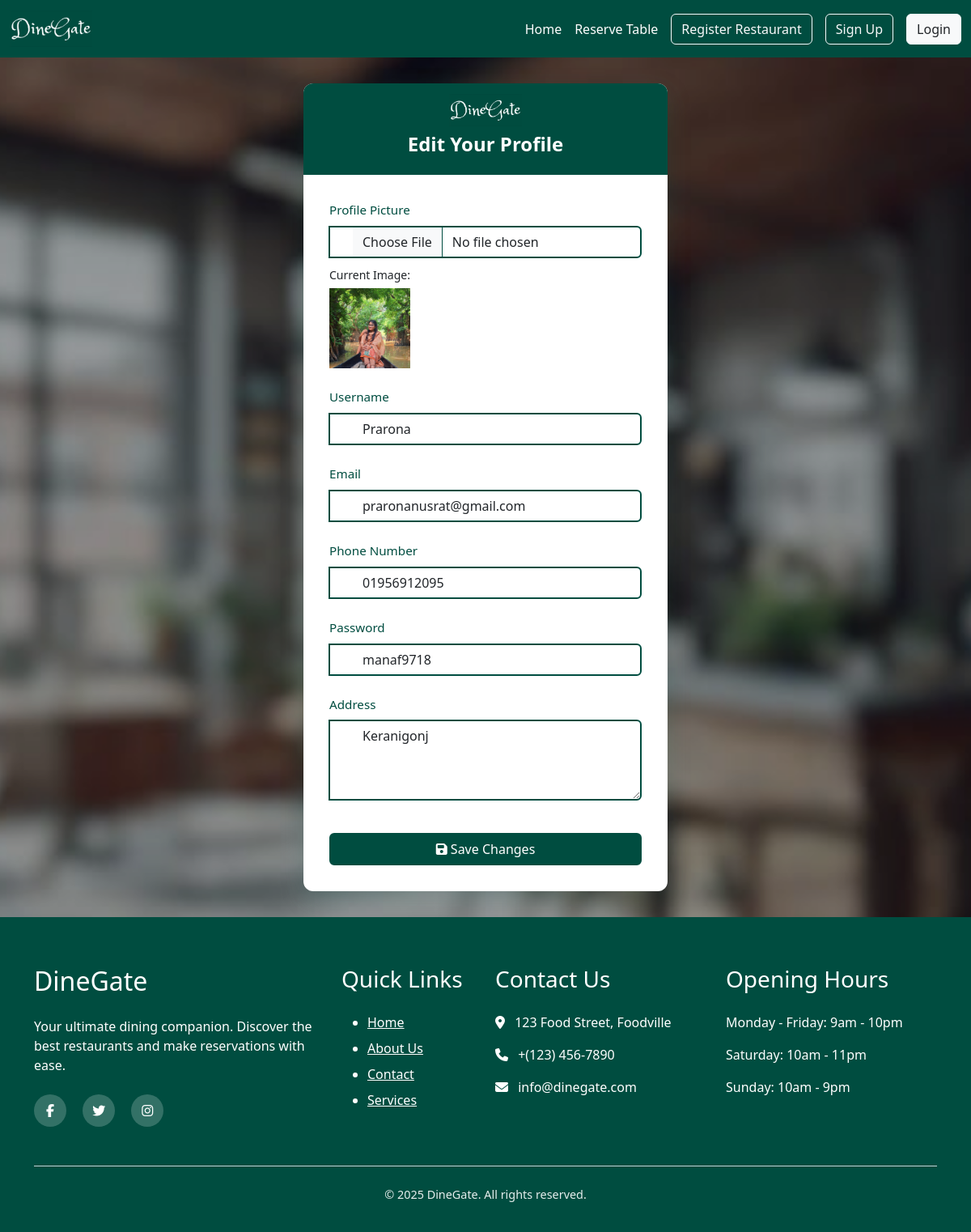
The page /edit_customer_profile/4/ on the database its author committed.
### account/models.py (models this page shows, shortened)
class CustomerUser(models.Model):
    user_name=models.CharField(max_length=100)
    user_email=models.EmailField(max_length=100,blank=True,null=True)
    user_contact_number=models.CharField(max_length=15,blank=True,null=True)
    user_address=models.CharField(max_length=200,blank=True,null=True)
    user_image=models.ImageField(blank=True,null=True)
    user_password=models.CharField(max_length=200,blank=True,null=True)
    role = models.CharField(max_length=20, default='customer')

### account/views.py (the view)
# urls.py: path('edit_customer_profile/<int:user_id>/', a_views.edit_customer_profile, name='edit_customer_profile'),
def edit_customer_profile(request, user_id):
    customer = CustomerUser.objects.get(pk=user_id)
    if request.method == "POST":
        form = CustomerEditForm(request.POST, request.FILES, instance=customer)
        if form.is_valid():
            form.save()
            return redirect('Customer_profile',id=customer.id)  # Redirect to profile page
    else:
        form = CustomerEditForm(instance=customer)
    return render(request, 'account/edit_customer_profile.html', {'form': form})

### account/forms.py
class CustomerEditForm(forms.ModelForm):
    class Meta:
        model = CustomerUser
        fields = ["user_name", "user_email", "user_contact_number", "user_address", "user_image","user_password"]

### account/context_processors.py (called while the page is built)
def user_role(request):
    user = None
    role = None
    if request.session.get('user_id'):
        try:
            user = CustomerUser.objects.get(id=request.session['user_id'])
            role = 'customer'
        except CustomerUser.DoesNotExist:
            pass
    elif request.session.get('restaurant_id'):
        try:
            user = Restaurant.objects.get(id=request.session['restaurant_id'])
            role = 'restaurant'
        except Restaurant.DoesNotExist:
            pass
    return {
        'logged_user': user,
        'logged_role': role,
    }

### template/account/edit_customer_profile.html (shortened to what this page needs)
{% extends 'base.html' %}
{% load static %}
{% block content %}
<div class="login-wrapper" style="
    background: linear-gradient(rgba(0, 0, 0, 0.3), rgba(0, 0, 0, 0.3)),
                url('{% static 'images/back2.jpg' %}') no-repeat center center fixed;
    background-size: cover;
    min-height: 100vh;
    padding: 2rem;
    display: flex;
    align-items: center;
    justify-content: center;
">
    <div class="login-container">
        <div class="login-header">
            <img src="{% static 'images/logo.jpg' %}" alt="DineGate Logo" class="logo">
            <h4>Edit Your Profile</h4>
        </div>
        <div class="login-body">
            <form method="POST" class="login-form" enctype="multipart/form-data">
                <div class="form-group">
                    <label for="id_user_image">Profile Picture</label>
                    <div class="input-group">
                        <span class="input-icon">
                        </span>
                        <input type="file" id="id_user_image" name="user_image"
                               class="form-control" style="border: 2px solid #004d40; padding-left: 40px;">
                    </div>
                    {% if form.instance.user_image %}
                        <div class="current-image-preview mt-2">
                            <small>Current Image:</small>
                            <img src="{{ form.instance.user_image.url }}" alt="Current profile image" style="max-width: 100px; max-height: 100px; display: block; margin-top: 5px;">
                        </div>
                    {% endif %}
                </div>
                <div class="form-group">
                    <label for="id_user_name">Username</label>
                    <div class="input-group">
                        <span class="input-icon">
                        </span>
                        <input type="text" id="id_user_name" name="user_name"
                               class="form-control" placeholder="Username"
                               value="{{ form.user_name.value|default:'' }}"
                               style="border: 2px solid #004d40; padding-left: 40px;">
                    </div>
                </div>
                <div class="form-group">
                    <label for="id_user_email">Email</label>
                    <div class="input-group">
                        <span class="input-icon">
                        </span>
                        <input type="email" id="id_user_email" name="user_email"
                               class="form-control" placeholder="Email"
                               value="{{ form.user_email.value|default:'' }}"
                               style="border: 2px solid #004d40; padding-left: 40px;">
                    </div>
                </div>
                <div class="form-group">
                    <label for="id_user_contact_number">Phone Number</label>
                    <div class="input-group">
                        <span class="input-icon">
                        </span>
                        <input type="text" id="id_user_contact_number" name="user_contact_number"
                               class="form-control" placeholder="Phone Number"
                               value="{{ form.user_contact_number.value|default:'' }}"
                               style="border: 2px solid #004d40; padding-left: 40px;">
                    </div>
                </div>
                <div class="form-group">
                    <label for="id_password">Password</label>
                    <div class="input-group">
                        <input type="text" id="id_user_password" name="user_password"
                               class="form-control" placeholder="Pasword"
                               value="{{ form.user_password.value|default:'' }}"
                               style="border: 2px solid #004d40; padding-left: 40px;">
                    </div>
                </div>
                <div class="form-group">
                    <label for="id_user_address">Address</label>
                    <div class="input-group">
                        <span class="input-icon">
                        </span>
                        <textarea id="id_user_address" name="user_address" class="form-control" placeholder="Your Address"
                                  style="border: 2px solid #004d40; padding-left: 40px; min-height: 100px;">{{ form.user_address.value|default:'' }}</textarea>
                    </div>
                </div>
                <button type="submit" class="btn btn-login" style="background-color:#004d40; color:#ffffff; border: 2px solid #004d40;">
                    <i class="fas fa-save"></i> Save Changes
                </button>
            </form>
        </div>
    </div>
</div>
{% endblock %}

### static/css/style.css (style rules this page uses)
body { font-family: 'Poppins', sans-serif; margin: 0; padding: 0; color: #333; line-height: 1.6; }
.login-container { width: 100%; max-width: 450px; background: white; border-radius: 12px; overflow: hidden; box-shadow: 0 10px 30px rgba(0, 77, 64, 0.2); transform: translateY(0); transition: transform 0.3s ease, box-shadow 0.3s ease; }
.login-header { background-color: #004d40; color: white; padding: 0.8rem; text-align: center; border-bottom: 3px solid #004d40; }
.login-header .logo { height: 40px; margin-bottom: 0.5rem; }
.login-header h4 { margin: 0; font-size: 1.5rem; font-weight: 600; padding-bottom: 0.5rem; }
.form-group { margin-bottom: 1.5rem; }
.form-group label { display: block; margin-bottom: 0.5rem; color: #004d40; font-weight: 500; font-size: 0.95rem; }
.input-group { position: relative; display: flex; align-items: center; border-color:#004D40; }
.input-icon { position: absolute; left: 15px; color: #004d40; font-size: 1rem; }
.form-control { width: 100%; padding: 12px 15px 12px 45px; border: 2px solid #004d40; border-radius: 6px; font-size: 1rem; transition: all 0.3s ease; background-color: #f9f9f9; }
.btn { display: inline-flex; align-items: center; justify-content: center; padding: 12px 24px; border-radius: 6px; font-weight: 500; font-size: 1rem; cursor: pointer; transition: all 0.3s ease; border: 2px solid #004d40; width: 100%; gap: 8px; }
.btn-login { background-color: #004d40; color: white; margin-top: 1rem; }
.login-body { padding: 2rem; }
.login-wrapper { background: linear-gradient(rgba(0, 0, 0, 0.5), rgba(0, 0, 0, 0.5)), var(--bg-image) no-repeat center center fixed; background-size: cover; min-height: 100vh; padding: 2rem; display: flex; align-items: center; justify-content: center; font-family: 'Segoe UI', Roboto, 'Helvetica Neue', sans-serif; }

### rows shown on the page
CustomerUser: instance.user_image (picture), user_name "Prarona", user_email "praronanusrat@gmail.com", user_contact_number "01956912095", user_password "manaf9718", user_address "Keranigonj"
